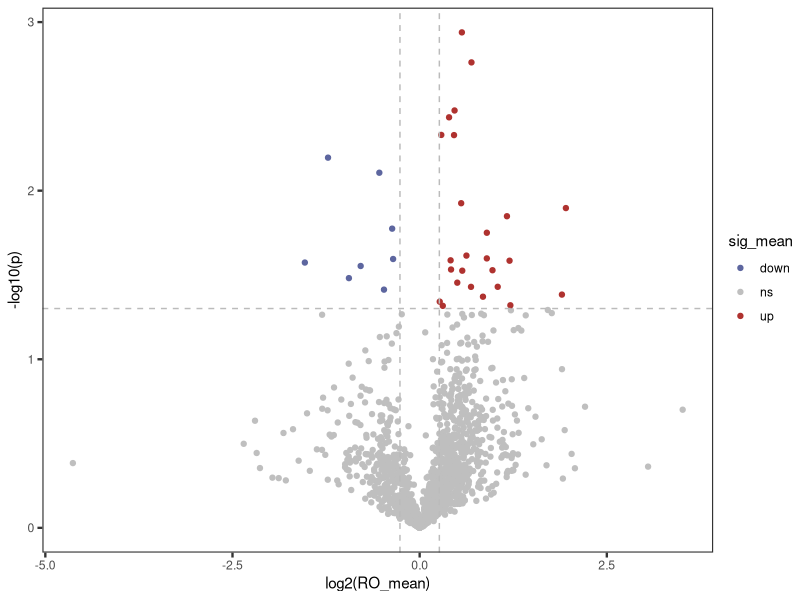
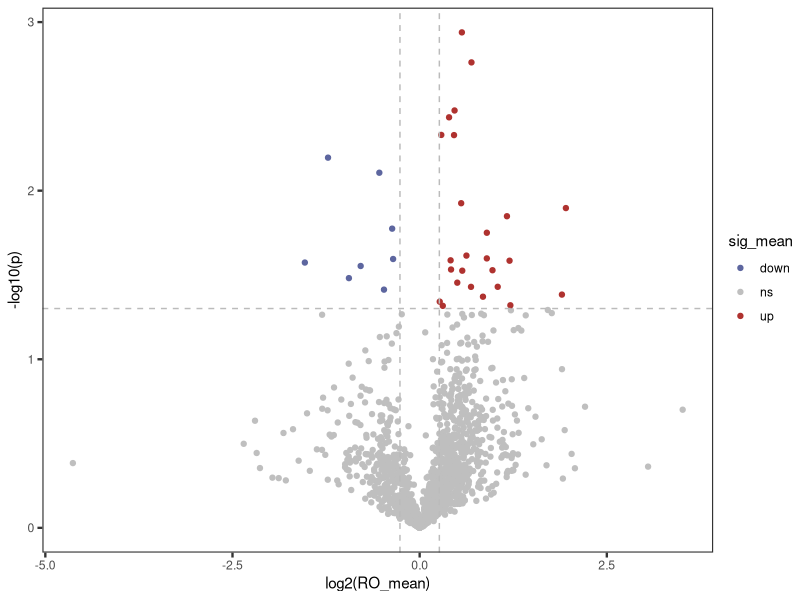

The R source for these figures, in order:

library(ggplot2)
result=read.csv("Synovium citrullinome.csv")
names(result)

ggplot(result, aes(x=log2(RO_mean), y=-log10(p), color=sig_mean))+
  geom_point()+
  geom_hline(yintercept = -log10(0.05), linetype=2,linewidth=.5, color="#BBBBBB")+
  geom_vline(xintercept = c(log2(1.2),-log2(1.2)), linetype=2,linewidth=.5, color="#BBBBBB")+
  scale_color_manual(values = c("#5D669F","#BFBFBF","#AF322F"))+
  theme_test()+
  theme(axis.line = element_blank(),
        panel.border = element_rect(linewidth=.8),
        axis.ticks = element_line(linewidth=.8),
        axis.ticks.length = unit(1.25,"mm"))
ggsave("eFig 3a.pdf", width = 3.8, height = 3)